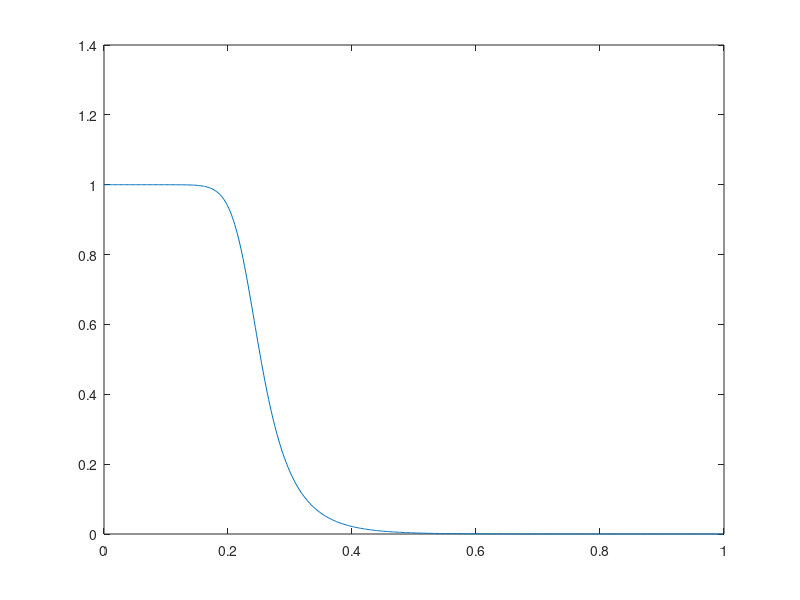
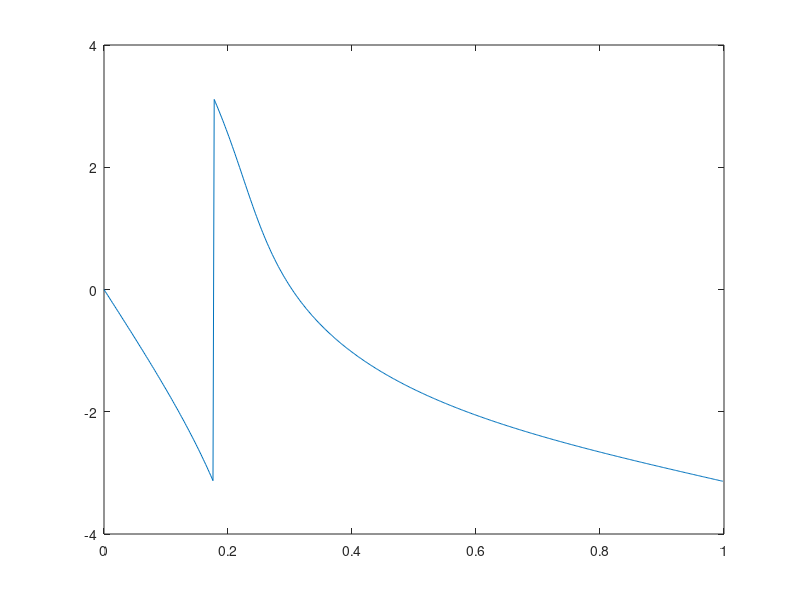
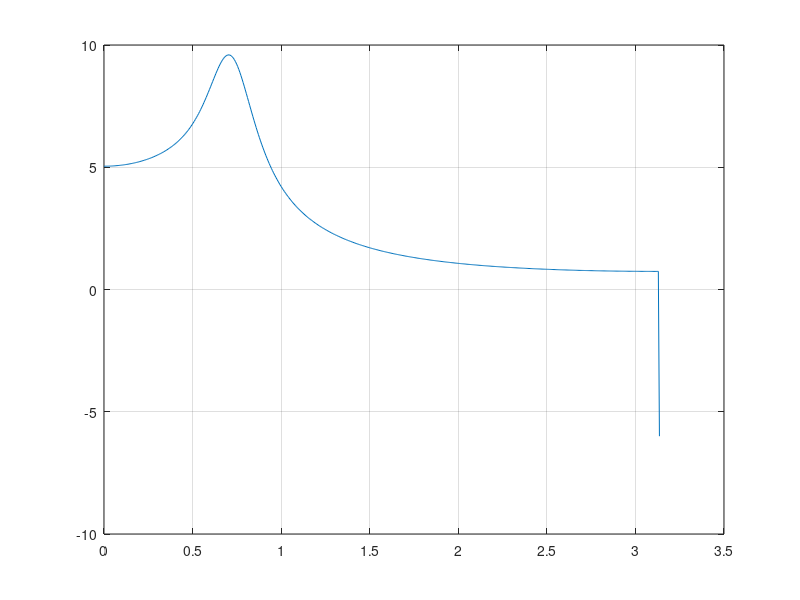

Recreate these plots in MATLAB, in order.
% Example 7.3 Of Text
% Butterworth Bilinear

clear all;
close;
clc;

% Define Filter Paramaters
deltap = 1-0.89125;
deltas = 0.17783;
wp = 0.2*pi;
ws = 0.3*pi;

% Bilinear warping of discrete frequency omega = 2*tan(w/2)
warp_wp = 2*tan(wp/2);
warp_ws = 2*tan(ws/2);

% Calculate Passband ripple and stopband attenuation
Rp = -20*log10(1-deltap);
As = -20*log10(deltas);

% Calculate value of N necessary to meet the filter spec using Butterworth
top_n = (log10(10.^(Rp/10)-1)-log10(10.^(As/10)-1));
bottom_n = 2*log10(warp_wp/warp_ws);
N_pure = top_n / bottom_n;
N = ceil(N_pure);   % round to nearest integer

% Calculate IIR Butterworth Continous poles by solving 1+(s/j*cutoff)^2N=0
right = (((1/deltas).^2) - 1).^(1/(2*N));
warp_wc = warp_ws / right;
k = 0:1:2*N-1;
z = [];
p = 1j*warp_wc*exp(1j*(pi/(2*N))*(1+(2*k)));
p = p(real(p) < 0);     % Take just the poles of Hc(s)
k = real(prod(-p));     % Determine gain

[zd, pd, kd] = bilinear(z',p',k,1); % Bilinear mapping back to DT domain
[b,a] = zp2tf(zd,pd,kd);

[h,w] = freqz(b,a);

norm_w = w ./pi;
figure;plot(norm_w,abs(h));
figure;plot(norm_w,angle(h));

figure;grpdelay(b,a)